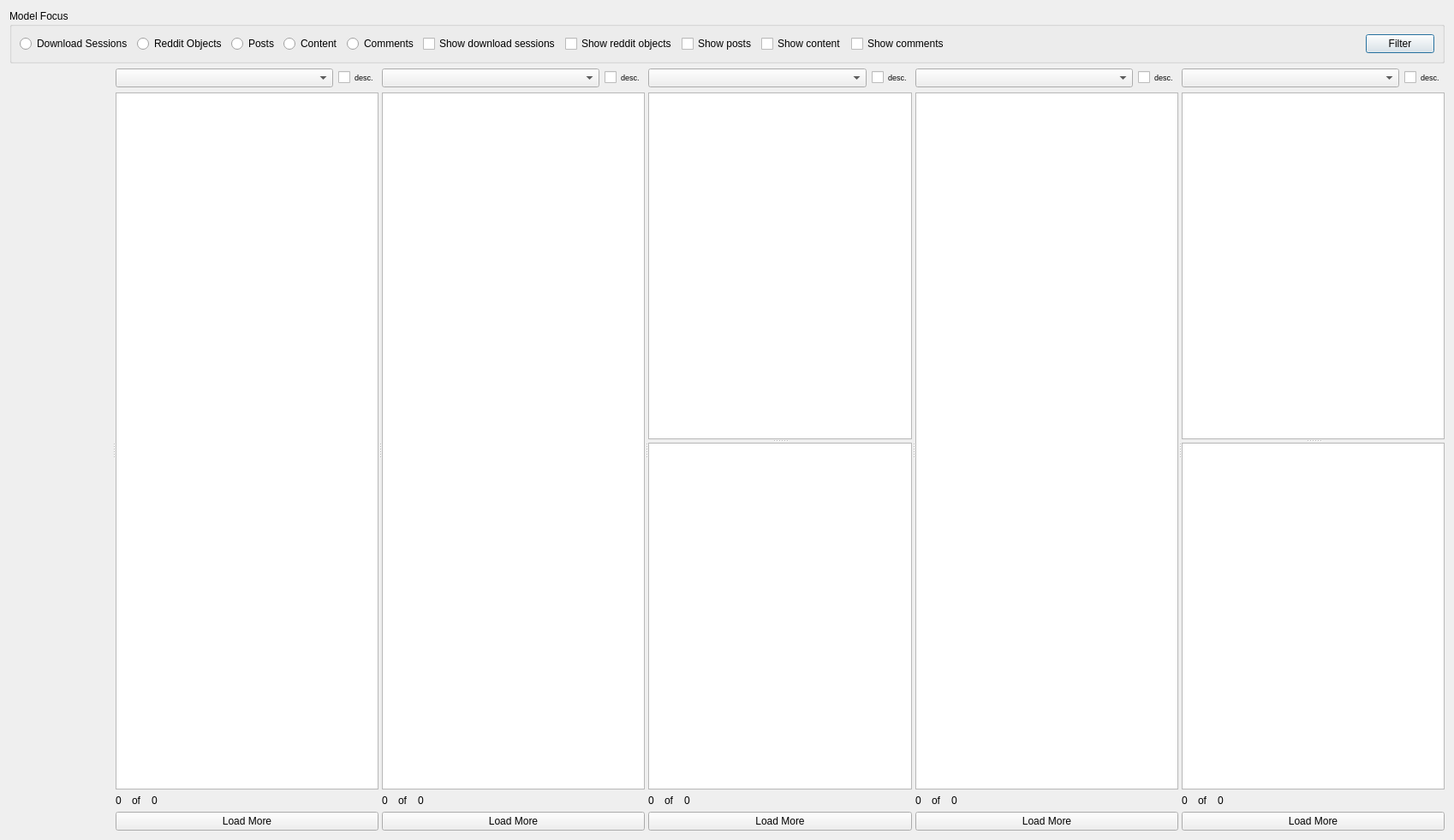
<?xml version="1.0" encoding="UTF-8"?>
<ui version="4.0">
 <class>DatabaseDialog</class>
 <widget class="QDialog" name="DatabaseDialog">
  <property name="geometry">
   <rect>
    <x>0</x>
    <y>0</y>
    <width>1698</width>
    <height>981</height>
   </rect>
  </property>
  <property name="windowTitle">
   <string>Database</string>
  </property>
  <property name="windowIcon">
   <iconset>
    <normaloff>../../images/database_icon.png</normaloff>../../images/database_icon.png</iconset>
  </property>
  <property name="styleSheet">
   <string notr="true"/>
  </property>
  <layout class="QVBoxLayout" name="verticalLayout_6">
   <item>
    <layout class="QVBoxLayout" name="verticalLayout_5">
     <item>
      <layout class="QHBoxLayout" name="horizontalLayout_5">
       <item>
        <widget class="QGroupBox" name="model_focus_group_box">
         <property name="minimumSize">
          <size>
           <width>0</width>
           <height>61</height>
          </size>
         </property>
         <property name="title">
          <string>Model Focus</string>
         </property>
         <layout class="QHBoxLayout" name="horizontalLayout_4">
          <item>
           <layout class="QHBoxLayout" name="horizontalLayout_2">
            <item>
             <widget class="QRadioButton" name="download_session_focus_radio">
              <property name="text">
               <string>Download Sessions</string>
              </property>
             </widget>
            </item>
            <item>
             <widget class="QRadioButton" name="reddit_object_focus_radio">
              <property name="text">
               <string>Reddit Objects</string>
              </property>
             </widget>
            </item>
            <item>
             <widget class="QRadioButton" name="post_focus_radio">
              <property name="text">
               <string>Posts</string>
              </property>
             </widget>
            </item>
            <item>
             <widget class="QRadioButton" name="content_focus_radio">
              <property name="text">
               <string>Content</string>
              </property>
             </widget>
            </item>
            <item>
             <widget class="QRadioButton" name="comment_focus_radio">
              <property name="text">
               <string>Comments</string>
              </property>
             </widget>
            </item>
           </layout>
          </item>
          <item>
           <layout class="QHBoxLayout" name="horizontalLayout">
            <item>
             <widget class="QCheckBox" name="show_download_sessions_checkbox">
              <property name="text">
               <string>Show download sessions</string>
              </property>
             </widget>
            </item>
            <item>
             <widget class="QCheckBox" name="show_reddit_objects_checkbox">
              <property name="text">
               <string>Show reddit objects</string>
              </property>
             </widget>
            </item>
            <item>
             <widget class="QCheckBox" name="show_posts_checkbox">
              <property name="text">
               <string>Show posts</string>
              </property>
             </widget>
            </item>
            <item>
             <widget class="QCheckBox" name="show_content_checkbox">
              <property name="text">
               <string>Show content</string>
              </property>
             </widget>
            </item>
            <item>
             <widget class="QCheckBox" name="show_comments_checkbox">
              <property name="text">
               <string>Show comments</string>
              </property>
             </widget>
            </item>
           </layout>
          </item>
          <item>
           <spacer name="horizontalSpacer">
            <property name="orientation">
             <enum>Qt::Horizontal</enum>
            </property>
            <property name="sizeHint" stdset="0">
             <size>
              <width>40</width>
              <height>20</height>
             </size>
            </property>
           </spacer>
          </item>
          <item>
           <widget class="QPushButton" name="filter_button">
            <property name="text">
             <string>Filter</string>
            </property>
            <property name="checkable">
             <bool>true</bool>
            </property>
           </widget>
          </item>
         </layout>
        </widget>
       </item>
      </layout>
     </item>
     <item>
      <widget class="QSplitter" name="splitter">
       <property name="sizePolicy">
        <sizepolicy hsizetype="Expanding" vsizetype="Expanding">
         <horstretch>0</horstretch>
         <verstretch>0</verstretch>
        </sizepolicy>
       </property>
       <property name="orientation">
        <enum>Qt::Horizontal</enum>
       </property>
       <widget class="FilterWidget" name="filter_widget" native="true"/>
       <widget class="QWidget" name="download_session_widget" native="true">
        <layout class="QVBoxLayout" name="verticalLayout">
         <item>
          <layout class="QHBoxLayout" name="horizontalLayout_3">
           <item>
            <widget class="QComboBox" name="download_session_sort_combo">
             <property name="sizePolicy">
              <sizepolicy hsizetype="Expanding" vsizetype="Fixed">
               <horstretch>0</horstretch>
               <verstretch>0</verstretch>
              </sizepolicy>
             </property>
            </widget>
           </item>
           <item>
            <widget class="QCheckBox" name="download_session_desc_sort_checkbox">
             <property name="font">
              <font>
               <pointsize>7</pointsize>
              </font>
             </property>
             <property name="text">
              <string>desc.</string>
             </property>
            </widget>
           </item>
          </layout>
         </item>
         <item>
          <widget class="QListView" name="download_session_list_view">
           <property name="editTriggers">
            <set>QAbstractItemView::NoEditTriggers</set>
           </property>
          </widget>
         </item>
         <item>
          <layout class="QHBoxLayout" name="horizontalLayout_10">
           <property name="spacing">
            <number>12</number>
           </property>
           <item>
            <widget class="QLabel" name="download_session_visible_count_label">
             <property name="text">
              <string>0</string>
             </property>
            </widget>
           </item>
           <item>
            <widget class="QLabel" name="label_6">
             <property name="text">
              <string>of</string>
             </property>
            </widget>
           </item>
           <item>
            <widget class="QLabel" name="download_session_count_label">
             <property name="sizePolicy">
              <sizepolicy hsizetype="Expanding" vsizetype="Preferred">
               <horstretch>0</horstretch>
               <verstretch>0</verstretch>
              </sizepolicy>
             </property>
             <property name="text">
              <string>0</string>
             </property>
            </widget>
           </item>
          </layout>
         </item>
         <item>
          <widget class="QPushButton" name="load_more_download_sessions_button">
           <property name="text">
            <string>Load More</string>
           </property>
          </widget>
         </item>
        </layout>
       </widget>
       <widget class="QWidget" name="reddit_object_widget" native="true">
        <layout class="QVBoxLayout" name="verticalLayout_2">
         <item>
          <layout class="QHBoxLayout" name="horizontalLayout_6">
           <item>
            <widget class="QComboBox" name="reddit_object_sort_combo">
             <property name="sizePolicy">
              <sizepolicy hsizetype="Expanding" vsizetype="Fixed">
               <horstretch>0</horstretch>
               <verstretch>0</verstretch>
              </sizepolicy>
             </property>
            </widget>
           </item>
           <item>
            <widget class="QCheckBox" name="reddit_object_desc_sort_checkbox">
             <property name="font">
              <font>
               <pointsize>7</pointsize>
              </font>
             </property>
             <property name="text">
              <string>desc.</string>
             </property>
            </widget>
           </item>
          </layout>
         </item>
         <item>
          <widget class="QListView" name="reddit_object_list_view">
           <property name="editTriggers">
            <set>QAbstractItemView::NoEditTriggers</set>
           </property>
          </widget>
         </item>
         <item>
          <layout class="QHBoxLayout" name="horizontalLayout_11">
           <property name="spacing">
            <number>12</number>
           </property>
           <item>
            <widget class="QLabel" name="reddit_object_visible_count_label">
             <property name="text">
              <string>0</string>
             </property>
            </widget>
           </item>
           <item>
            <widget class="QLabel" name="label_2">
             <property name="text">
              <string>of</string>
             </property>
            </widget>
           </item>
           <item>
            <widget class="QLabel" name="reddit_object_count_label">
             <property name="sizePolicy">
              <sizepolicy hsizetype="Expanding" vsizetype="Preferred">
               <horstretch>0</horstretch>
               <verstretch>0</verstretch>
              </sizepolicy>
             </property>
             <property name="text">
              <string>0</string>
             </property>
            </widget>
           </item>
          </layout>
         </item>
         <item>
          <widget class="QPushButton" name="load_more_reddit_objects_button">
           <property name="text">
            <string>Load More</string>
           </property>
          </widget>
         </item>
        </layout>
       </widget>
       <widget class="QWidget" name="post_widget" native="true">
        <layout class="QVBoxLayout" name="verticalLayout_3">
         <item>
          <layout class="QHBoxLayout" name="horizontalLayout_7">
           <item>
            <widget class="QComboBox" name="post_sort_combo">
             <property name="sizePolicy">
              <sizepolicy hsizetype="Expanding" vsizetype="Fixed">
               <horstretch>0</horstretch>
               <verstretch>0</verstretch>
              </sizepolicy>
             </property>
            </widget>
           </item>
           <item>
            <widget class="QCheckBox" name="post_desc_sort_checkbox">
             <property name="font">
              <font>
               <pointsize>7</pointsize>
              </font>
             </property>
             <property name="text">
              <string>desc.</string>
             </property>
            </widget>
           </item>
          </layout>
         </item>
         <item>
          <widget class="QSplitter" name="post_text_splitter">
           <property name="orientation">
            <enum>Qt::Vertical</enum>
           </property>
           <widget class="QTableView" name="post_table_view">
            <property name="sizeAdjustPolicy">
             <enum>QAbstractScrollArea::AdjustIgnored</enum>
            </property>
            <property name="editTriggers">
             <set>QAbstractItemView::NoEditTriggers</set>
            </property>
            <property name="selectionMode">
             <enum>QAbstractItemView::SingleSelection</enum>
            </property>
            <property name="selectionBehavior">
             <enum>QAbstractItemView::SelectRows</enum>
            </property>
            <property name="showGrid">
             <bool>false</bool>
            </property>
            <property name="gridStyle">
             <enum>Qt::NoPen</enum>
            </property>
            <attribute name="horizontalHeaderCascadingSectionResizes">
             <bool>false</bool>
            </attribute>
           </widget>
           <widget class="PostTextBrowser" name="post_text_browser">
            <property name="openExternalLinks">
             <bool>true</bool>
            </property>
           </widget>
          </widget>
         </item>
         <item>
          <layout class="QHBoxLayout" name="horizontalLayout_12">
           <property name="spacing">
            <number>12</number>
           </property>
           <item>
            <widget class="QLabel" name="post_visible_count_label">
             <property name="text">
              <string>0</string>
             </property>
            </widget>
           </item>
           <item>
            <widget class="QLabel" name="label_3">
             <property name="text">
              <string>of</string>
             </property>
            </widget>
           </item>
           <item>
            <widget class="QLabel" name="post_count_label">
             <property name="sizePolicy">
              <sizepolicy hsizetype="Expanding" vsizetype="Preferred">
               <horstretch>0</horstretch>
               <verstretch>0</verstretch>
              </sizepolicy>
             </property>
             <property name="text">
              <string>0</string>
             </property>
            </widget>
           </item>
          </layout>
         </item>
         <item>
          <widget class="QPushButton" name="load_more_posts_button">
           <property name="text">
            <string>Load More</string>
           </property>
          </widget>
         </item>
        </layout>
       </widget>
       <widget class="QWidget" name="content_widget" native="true">
        <layout class="QVBoxLayout" name="verticalLayout_4">
         <item>
          <layout class="QHBoxLayout" name="horizontalLayout_8">
           <item>
            <widget class="QComboBox" name="content_sort_combo">
             <property name="sizePolicy">
              <sizepolicy hsizetype="Expanding" vsizetype="Fixed">
               <horstretch>0</horstretch>
               <verstretch>0</verstretch>
              </sizepolicy>
             </property>
            </widget>
           </item>
           <item>
            <widget class="QCheckBox" name="content_desc_sort_checkbox">
             <property name="font">
              <font>
               <pointsize>7</pointsize>
              </font>
             </property>
             <property name="text">
              <string>desc.</string>
             </property>
            </widget>
           </item>
          </layout>
         </item>
         <item>
          <widget class="QListView" name="content_list_view">
           <property name="styleSheet">
            <string notr="true"/>
           </property>
           <property name="editTriggers">
            <set>QAbstractItemView::NoEditTriggers</set>
           </property>
           <property name="iconSize">
            <size>
             <width>0</width>
             <height>0</height>
            </size>
           </property>
           <property name="verticalScrollMode">
            <enum>QAbstractItemView::ScrollPerPixel</enum>
           </property>
           <property name="flow">
            <enum>QListView::LeftToRight</enum>
           </property>
           <property name="resizeMode">
            <enum>QListView::Adjust</enum>
           </property>
           <property name="layoutMode">
            <enum>QListView::Batched</enum>
           </property>
           <property name="spacing">
            <number>5</number>
           </property>
           <property name="gridSize">
            <size>
             <width>0</width>
             <height>0</height>
            </size>
           </property>
           <property name="viewMode">
            <enum>QListView::IconMode</enum>
           </property>
           <property name="batchSize">
            <number>2</number>
           </property>
           <property name="wordWrap">
            <bool>true</bool>
           </property>
           <property name="selectionRectVisible">
            <bool>true</bool>
           </property>
          </widget>
         </item>
         <item>
          <layout class="QHBoxLayout" name="horizontalLayout_13">
           <property name="spacing">
            <number>12</number>
           </property>
           <item>
            <widget class="QLabel" name="content_visible_count_label">
             <property name="text">
              <string>0</string>
             </property>
            </widget>
           </item>
           <item>
            <widget class="QLabel" name="label_4">
             <property name="text">
              <string>of</string>
             </property>
            </widget>
           </item>
           <item>
            <widget class="QLabel" name="content_count_label">
             <property name="sizePolicy">
              <sizepolicy hsizetype="Expanding" vsizetype="Preferred">
               <horstretch>0</horstretch>
               <verstretch>0</verstretch>
              </sizepolicy>
             </property>
             <property name="text">
              <string>0</string>
             </property>
            </widget>
           </item>
          </layout>
         </item>
         <item>
          <widget class="QPushButton" name="load_more_content_button">
           <property name="text">
            <string>Load More</string>
           </property>
          </widget>
         </item>
        </layout>
       </widget>
       <widget class="QWidget" name="comment_widget" native="true">
        <layout class="QVBoxLayout" name="verticalLayout_7">
         <item>
          <layout class="QHBoxLayout" name="horizontalLayout_9">
           <item>
            <widget class="QComboBox" name="comment_sort_combo">
             <property name="sizePolicy">
              <sizepolicy hsizetype="Expanding" vsizetype="Fixed">
               <horstretch>0</horstretch>
               <verstretch>0</verstretch>
              </sizepolicy>
             </property>
            </widget>
           </item>
           <item>
            <widget class="QCheckBox" name="comment_desc_sort_checkbox">
             <property name="font">
              <font>
               <pointsize>7</pointsize>
              </font>
             </property>
             <property name="text">
              <string>desc.</string>
             </property>
            </widget>
           </item>
          </layout>
         </item>
         <item>
          <widget class="QSplitter" name="comment_text_splitter">
           <property name="orientation">
            <enum>Qt::Vertical</enum>
           </property>
           <widget class="QTreeView" name="comment_tree_view">
            <property name="editTriggers">
             <set>QAbstractItemView::NoEditTriggers</set>
            </property>
           </widget>
           <widget class="PostTextBrowser" name="comment_text_browser"/>
          </widget>
         </item>
         <item>
          <layout class="QHBoxLayout" name="horizontalLayout_14">
           <property name="spacing">
            <number>12</number>
           </property>
           <item>
            <widget class="QLabel" name="comment_visible_count_label">
             <property name="text">
              <string>0</string>
             </property>
            </widget>
           </item>
           <item>
            <widget class="QLabel" name="label_5">
             <property name="text">
              <string>of</string>
             </property>
            </widget>
           </item>
           <item>
            <widget class="QLabel" name="comment_count_label">
             <property name="sizePolicy">
              <sizepolicy hsizetype="Expanding" vsizetype="Preferred">
               <horstretch>0</horstretch>
               <verstretch>0</verstretch>
              </sizepolicy>
             </property>
             <property name="text">
              <string>0</string>
             </property>
            </widget>
           </item>
          </layout>
         </item>
         <item>
          <widget class="QPushButton" name="load_more_comments_button">
           <property name="text">
            <string>Load More</string>
           </property>
          </widget>
         </item>
        </layout>
       </widget>
      </widget>
     </item>
    </layout>
   </item>
  </layout>
 </widget>
 <customwidgets>
  <customwidget>
   <class>PostTextBrowser</class>
   <extends>QTextBrowser</extends>
   <header>DownloaderForReddit/gui/database_views/post_text_browser</header>
  </customwidget>
  <customwidget>
   <class>FilterWidget</class>
   <extends>QWidget</extends>
   <header>DownloaderForReddit/gui/database_views/filter_widget</header>
   <container>1</container>
  </customwidget>
 </customwidgets>
 <resources/>
 <connections/>
</ui>
